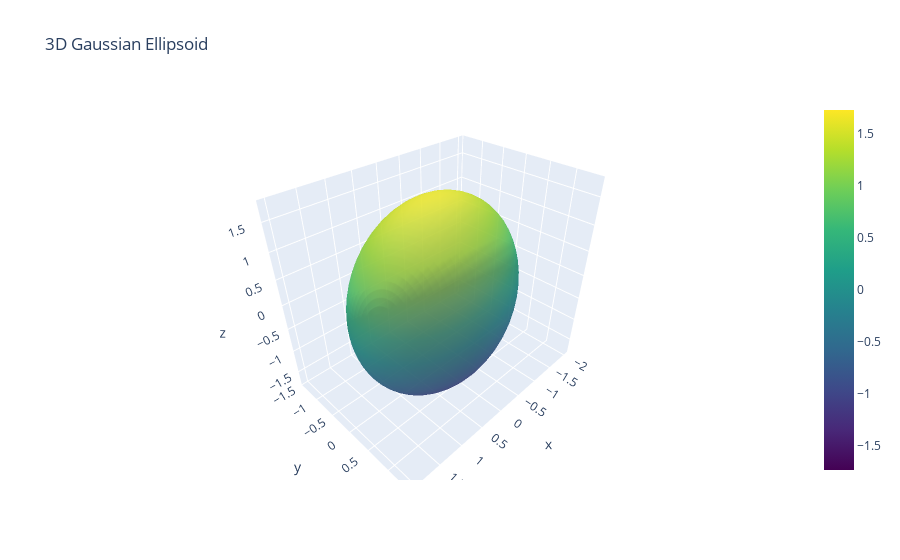

Notebook cell for this chart:
### Code cell
import plotly.graph_objects as go

mu = np.array([0, 0, 0])
cov = np.array([[4, 1, 0.5],
                [1, 2, 0.2],
                [0.5, 0.2, 3]])
n_points = 50

eigvals, eigvecs = np.linalg.eigh(cov)

# Generate data for unit sphere
u = np.linspace(0, 2 * np.pi, n_points)
v = np.linspace(0, np.pi, n_points)

x = np.outer(np.cos(u), np.sin(v))
y = np.outer(np.sin(u), np.sin(v))
z = np.outer(np.ones_like(u), np.cos(v))

# Scale and rotate the sphere to match Gaussian ellipsoid
radii = np.sqrt(eigvals)
ellipsoid = np.array([x.flatten(), y.flatten(), z.flatten()])
scaled = np.dot(np.diag(radii), ellipsoid)
rotated = np.dot(eigvecs, scaled).T
x_ellip = rotated[:, 0].reshape(n_points, n_points) + mu[0]
y_ellip = rotated[:, 1].reshape(n_points, n_points) + mu[1]
z_ellip = rotated[:, 2].reshape(n_points, n_points) + mu[2]

# Plot with Plotly
fig = go.Figure(data=[go.Surface(x=x_ellip, y=y_ellip, z=z_ellip, opacity=0.7, colorscale='Viridis')])
fig.update_layout(title='3D Gaussian Ellipsoid', scene=dict(aspectmode='data'))
fig.show()

### Figure 1 — Plotly figure (JSON) as saved in the notebook; plotly's stock layout.template omitted (floating-point values rounded to 4 significant figures; data arrays with more than 128 entries replaced by an {"elided": "..."} marker saying what was removed)
{"data": [{"colorscale": [[0, "#440154"], [0.1111, "#482878"], [0.2222, "#3e4989"], [0.3333, "#31688e"], [0.4444, "#26828e"], [0.5556, "#1f9e89"], [0.6667, "#35b779"], [0.7778, "#6ece58"], [0.8889, "#b5de2b"], [1, "#fde725"]], "opacity": 0.7, "type": "surface", "x": {"elided": "50x50 float values"}, "y": {"elided": "50x50 float values"}, "z": {"elided": "50x50 float values"}}], "layout": {"scene": {"aspectmode": "data"}, "title": {"text": "3D Gaussian Ellipsoid"}}}
